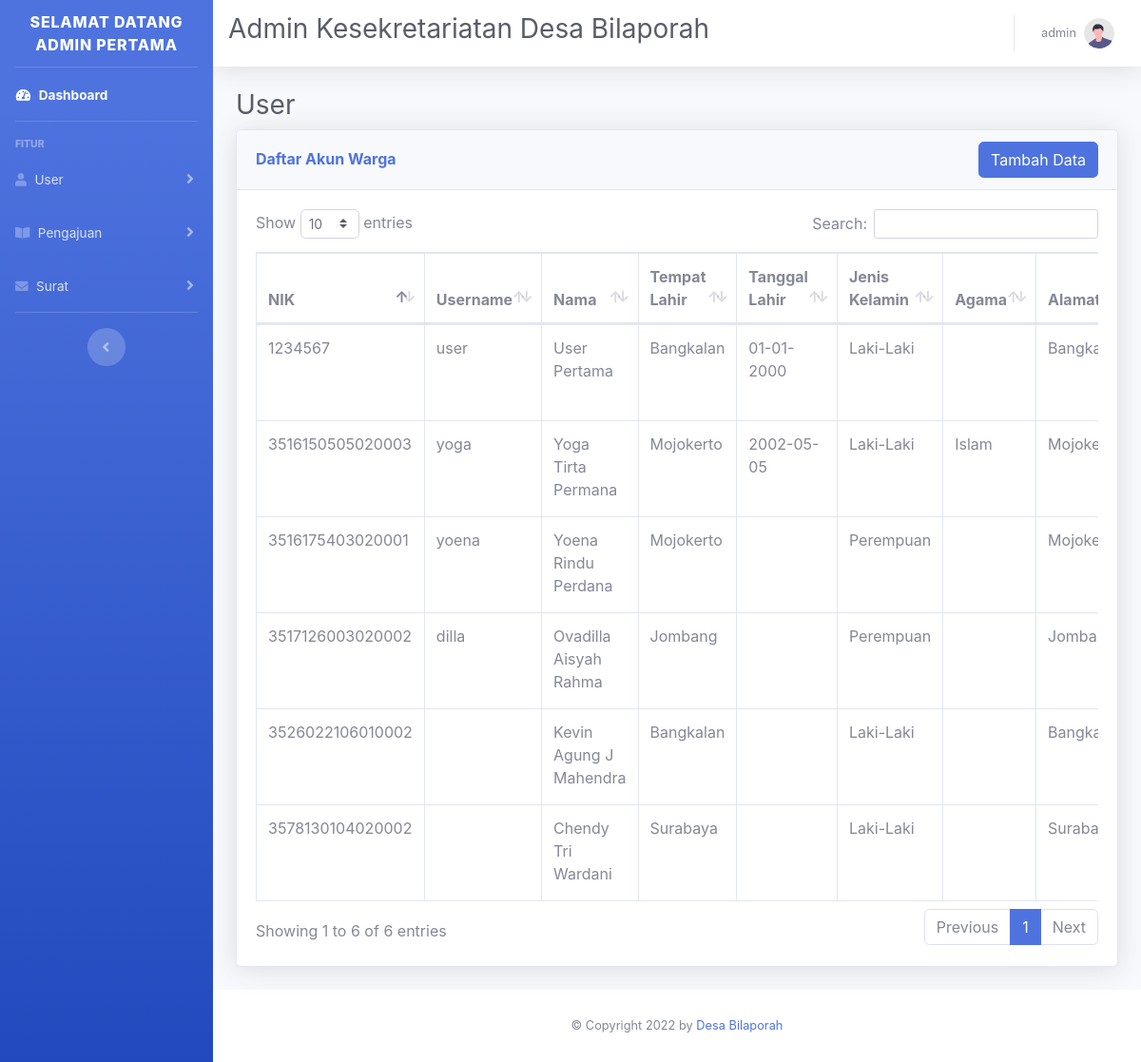
/admin/user.php (signed in), run on an earlier commit of the app's database.
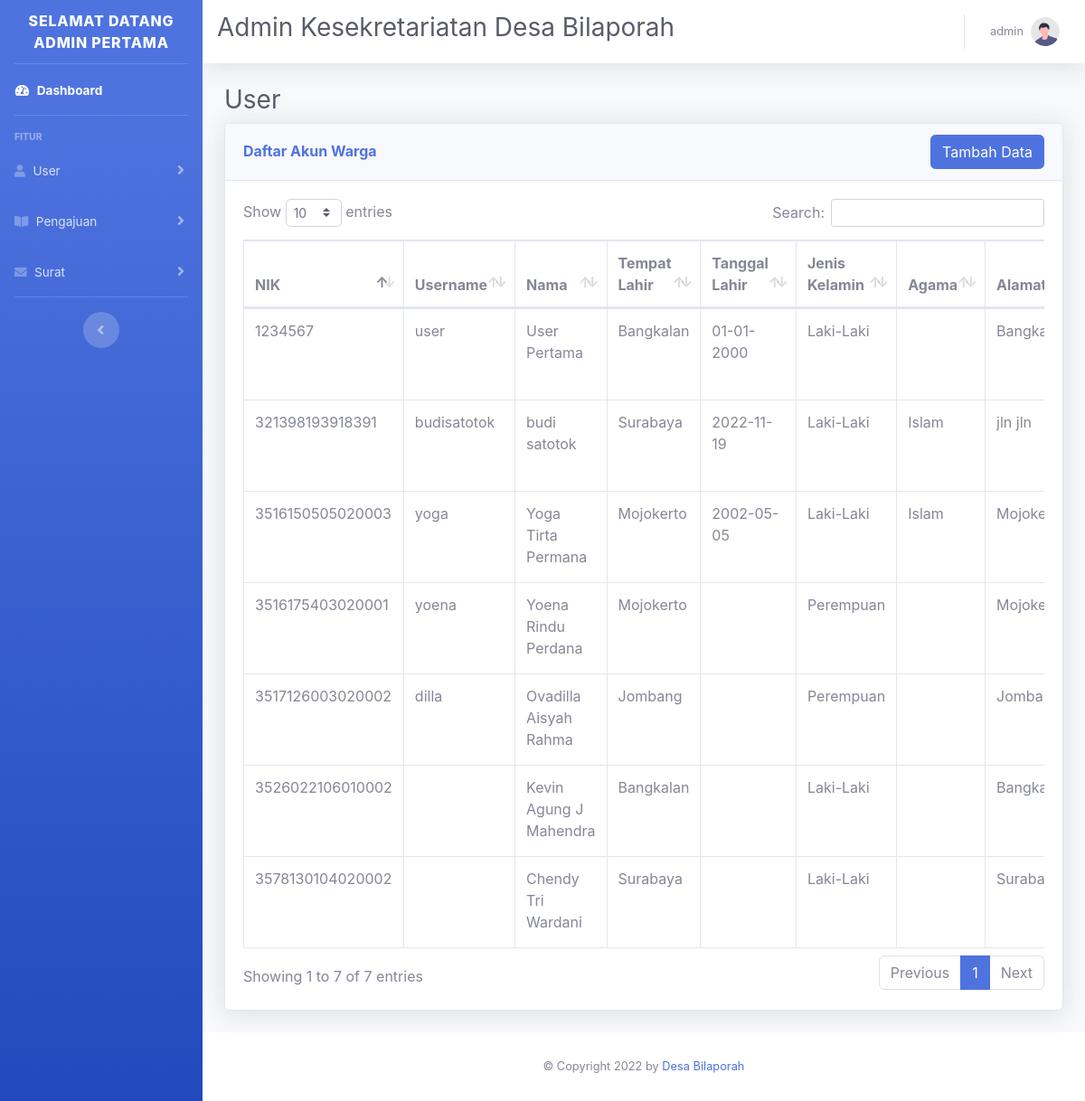
And on a later commit of the database.
### tables this page shows
CREATE TABLE `tb_user` (
  `nik` varchar(100) NOT NULL,
  `username` varchar(100) DEFAULT NULL,
  `password` varchar(100) NOT NULL,
  `nama_user` varchar(100) NOT NULL,
  `tempat_lahir` varchar(100) NOT NULL,
  `tanggal_lahir` varchar(100) NOT NULL,
  `gender` varchar(50) NOT NULL,
  `agama` varchar(50) NOT NULL,
  `alamat` varchar(255) NOT NULL,
  `role_user` enum('Warga','Admin') NOT NULL
);

### db/data_user.php (the view, shortened to what this page needs)
<?php
include "../connect/koneksi.php";
$tb_user = mysqli_query($koneksi, "SELECT * FROM tb_user");
while ($row = mysqli_fetch_assoc($tb_user)) :
    if ($row["role_user"] != 'Admin') { ?>
        <tr>
            <td><?= $row["nik"] ?></td>
            <td><?= $row["username"] ?></td>
            <td><?= $row["nama_user"] ?></td>
            <td><?= $row["tempat_lahir"] ?></td>
            <td><?= $row["tanggal_lahir"] ?></td>
            <td><?= $row["gender"] ?></td>
            <td><?= $row["agama"] ?></td>
            <td><?= $row["alamat"] ?></td>
        </tr>
    <?php } ?>
<?php
endwhile;
?>

### admin/user.php (shortened to what this page needs)
<?php
include "../connect/koneksi.php";
$username = $_SESSION["username"];
$tb_user = mysqli_fetch_assoc(mysqli_query($koneksi, "SELECT * FROM tb_user where username='$username'"));
?>
<!DOCTYPE html>
<html lang="en">
<head>
    <link href="../css/sb-admin-2.min.css" rel="stylesheet">
    <link href="../vendor/fontawesome-free/css/all.min.css" rel="stylesheet" type="text/css">
    <link href="../vendor/datatables/dataTables.bootstrap4.min.css" rel="stylesheet">
</head>
<body>
    <?php include "../desain/sidebar_admin.php"; ?>
    <?php include "../desain/navbar_admin.php"; ?>
    <div class="container-fluid">
        <h1 class="h3 mb-2 text-gray-800">User</h1>
        <div class="card shadow mb-4">
            <div class="card-header">
                <div class="d-sm-flex align-items-center justify-content-between">
                    <h6 class="m-0 font-weight-bold text-primary">Daftar Akun Warga</h6>
                    <a href="../input_data/input_user.php"><button class="btn btn-primary btn-user">Tambah Data</button></a>
                </div>
            </div>
            <div class="card-body">
                <div class="table-responsive">
                    <table class="table table-bordered" id="dataTable" width="100%" cellspacing="0">
                        <thead>
                            <tr>
                                <th>NIK</th>
                                <th>Username</th>
                                <th>Nama</th>
                                <th>Tempat Lahir</th>
                                <th>Tanggal Lahir</th>
                                <th>Jenis Kelamin</th>
                                <th>Agama</th>
                                <th>Alamat</th>
                            </tr>
                        </thead>
                        <tbody>
                            <?php
                            include "../db/data_user.php"
                            ?>
                        </tbody>
                    </table>
                </div>
            </div>
        </div>
    </div>
    <footer class="sticky-footer bg-white">
        <div class="container my-auto">
            <div class="copyright text-center my-auto">
                <span>&copy; Copyright 2022 by <a href="#">Desa Bilaporah</a></span>
            </div>
        </div>
    </footer>
</body>
</html>

### desain/sidebar_admin.php (shortened to what this page needs)
<div id="wrapper">
    <ul class="navbar-nav bg-gradient-primary sidebar sidebar-dark accordion" id="accordionSidebar">
        <a class="sidebar-brand d-flex align-items-center justify-content-center">
            <div>Selamat Datang <?= $tb_user["nama_user"] ?></div>
        </a>
        <hr class="sidebar-divider my-0">
        <li class="nav-item active">
            <a class="nav-link" href="../admin/page_admin.php">
                <i class="fas fa-fw fa-tachometer-alt"></i>
                <span>Dashboard</span>
            </a>
        </li>
        <hr class="sidebar-divider">
        <div class="sidebar-heading">Fitur</div>
        <li class="nav-item">
            <a class="nav-link collapsed" href="#" data-toggle="collapse" data-target="#userMenu" aria-expanded="true" aria-controls="userMenu">
                <i class="fas fa-user"></i>
                <span>User</span>
            </a>
        </li>
        <li class="nav-item">
            <a class="nav-link collapsed" href="#" data-toggle="collapse" data-target="#reservasi" aria-expanded="true" aria-controls="reservasi">
                <i class="fas fa-book-open"></i>
                <span>Pengajuan</span>
            </a>
        </li>
        <li class="nav-item">
            <a class="nav-link collapsed" href="#" data-toggle="collapse" data-target="#surat" aria-expanded="true" aria-controls="surat">
                <i class="fas fa-envelope"></i>
                <span>Surat</span>
            </a>
        </li>
        <hr class="sidebar-divider d-none d-md-block">
        <div class="text-center d-none d-md-inline">
            <button class="rounded-circle border-0" id="sidebarToggle"></button>
        </div>
    </ul>

### desain/navbar_admin.php (shortened to what this page needs)
<div id="content-wrapper" class="d-flex flex-column">
    <div id="content">
        <nav class="navbar navbar-expand navbar-light bg-white topbar mb-4 static-top shadow">
            <h1 class="h3 mb-2 text-gray-800">Admin Kesekretariatan Desa Bilaporah</h1>
            <ul class="navbar-nav ml-auto">
                <li class="nav-item dropdown no-arrow">
                    <a class="nav-link dropdown-toggle" href="#" id="userDropdown" role="button" data-toggle="dropdown" aria-haspopup="true" aria-expanded="false">
                        <span class="mr-2 d-none d-lg-inline text-gray-600 small"><?= $tb_user["nik"] ?></span>
                        <img class="img-profile rounded-circle" src="../img/undraw_profile.svg">
                    </a>
                </li>
            </ul>
        </nav>

What changed in the data, as far as the page shows it:
added tb_user: nik "321398193918391", username "budisatotok", nama_user "budi satotok", tempat_lahir "Surabaya", tanggal_lahir "2022-11-19", gender "Laki-Laki", agama "Islam", alamat "jln jln"
Also different on the page:
text written by a page script: "Show entries Search: Showing 1 to 6 of 6 entries Previous 1 Next" → "Show entries Search: Showing 1 to 7 of 7 entries Previous 1 Next"
